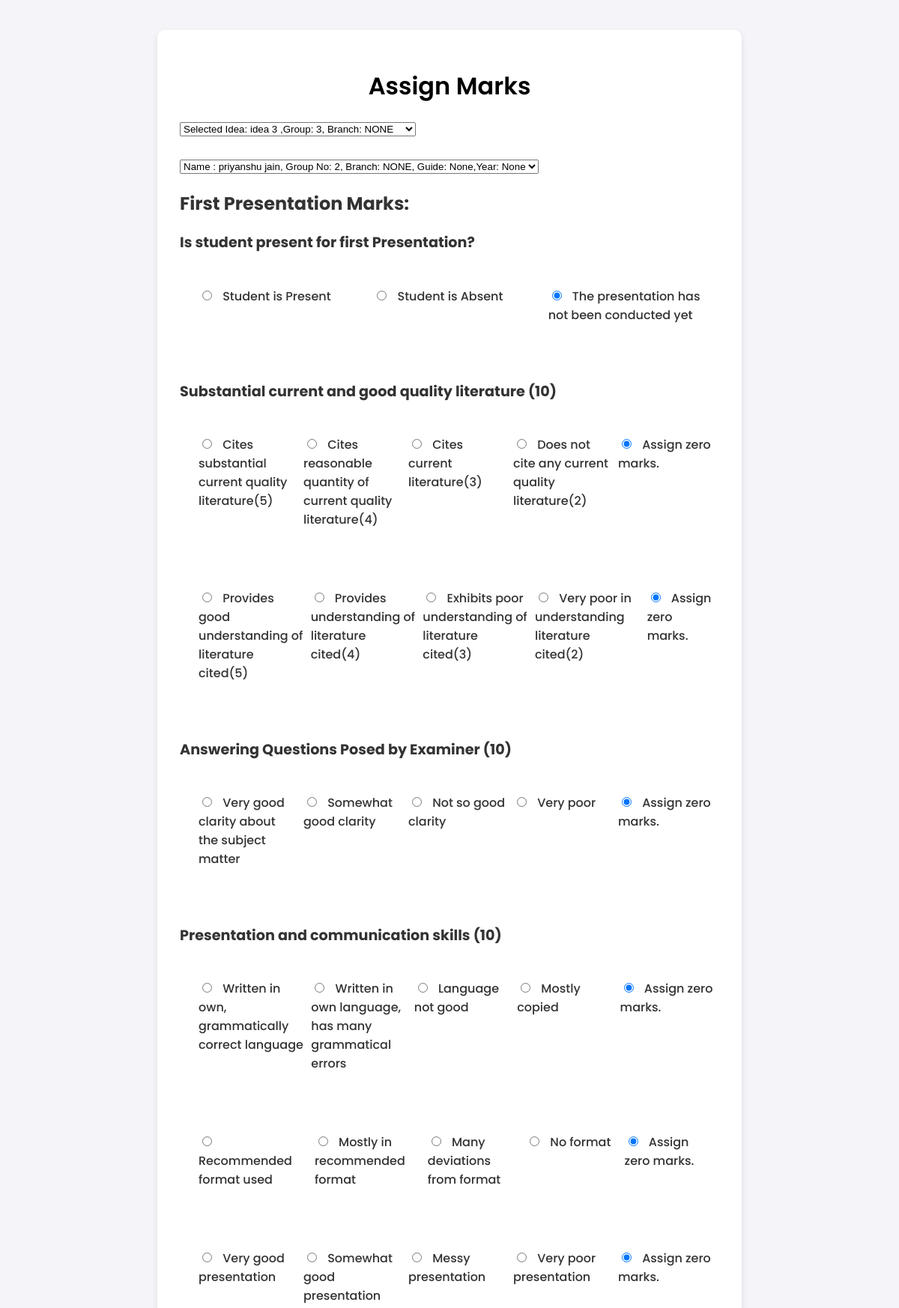
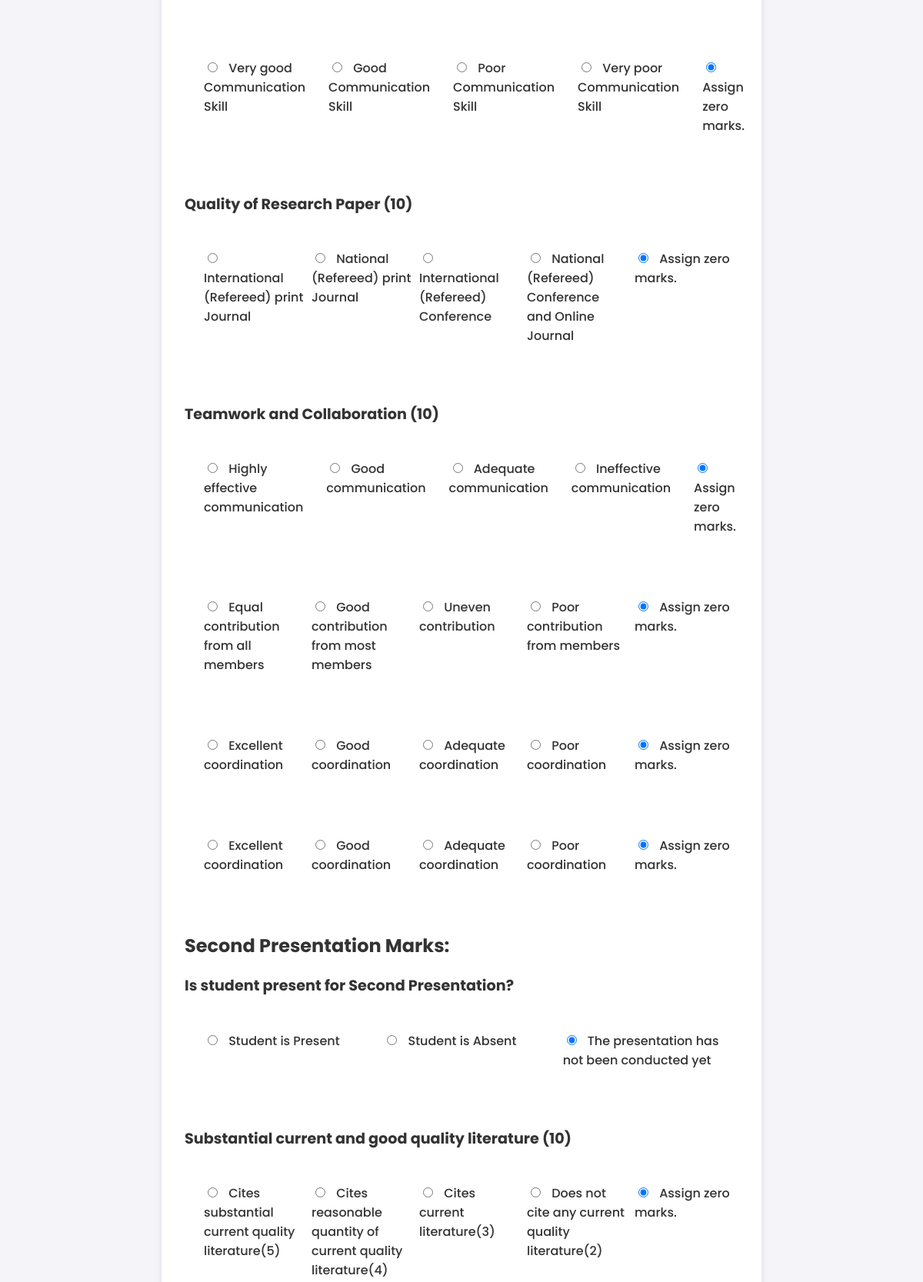
The page /update_view/20 (upper part) on the database its author committed (2 pictures, top to bottom).
### present/models.py (models this page shows, shortened)
class FinalMarksEvaluation(models.Model):
    final_marks_evaluation = models.ForeignKey(final_idea, on_delete=models.CASCADE)
    final_marks_student = models.ForeignKey(Sy_idea_no, on_delete=models.CASCADE)
    num01 = models.CharField(max_length=60, choices=CHOICES01, default='2')
    num1 = models.CharField(max_length=60, choices=CHOICES1, default='0')
    num2 = models.CharField(max_length=60, choices=CHOICES2, default='0')
    num21 = models.CharField(max_length=60, choices=CHOICES3, default='0')
    num31 = models.CharField(max_length=60, choices=CHOICES4, default='0')
    num32 = models.CharField(max_length=60, choices=CHOICES5, default='0')
    num33 = models.CharField(max_length=60, choices=CHOICES6, default='0')
    num34 = models.CharField(max_length=60, choices=CHOICES7, default='0')
    num41 = models.CharField(max_length=60, choices=CHOICES8, default='0')
    num51 = models.CharField(max_length=60, choices=CHOICES9, default='0')
    num52 = models.CharField(max_length=60, choices=CHOICES10, default='0')
    num53 = models.CharField(max_length=60, choices=CHOICES11, default='0')
    num54 = models.CharField(max_length=60, choices=CHOICES12, default='0')
    p2_num01 = models.CharField(max_length=60, choices=CHOICES01, default='2')
    p2_num1 = models.CharField(max_length=60, choices=CHOICES1, default='0')
    p2_num2 = models.CharField(max_length=60, choices=CHOICES2, default='0')
    p2_num21 = models.CharField(max_length=60, choices=CHOICES3, default='0')
    p2_num31 = models.CharField(max_length=60, choices=CHOICES4, default='0')
    p2_num32 = models.CharField(max_length=60, choices=CHOICES5, default='0')
    p2_num33 = models.CharField(max_length=60, choices=CHOICES6, default='0')
    p2_num34 = models.CharField(max_length=60, choices=CHOICES7, default='0')
    p2_num41 = models.CharField(max_length=60, choices=CHOICES8, default='0')
    p2_num51 = models.CharField(max_length=60, choices=CHOICES9, default='0')
    p2_num52 = models.CharField(max_length=60, choices=CHOICES10, default='0')
    p2_num53 = models.CharField(max_length=60, choices=CHOICES11, default='0')
    p2_num54 = models.CharField(max_length=60, choices=CHOICES12, default='0')
    p3_num01 = models.CharField(max_length=60, choices=CHOICES01, default='2')
    p3_num1 = models.CharField(max_length=60, choices=CHOICES1, default='0')
    p3_num2 = models.CharField(max_length=60, choices=CHOICES2, default='0')
    p3_num21 = models.CharField(max_length=60, choices=CHOICES3, default='0')
    p3_num31 = models.CharField(max_length=60, choices=CHOICES4, default='0')
    p3_num32 = models.CharField(max_length=60, choices=CHOICES5, default='0')
    p3_num33 = models.CharField(max_length=60, choices=CHOICES6, default='0')
    p3_num34 = models.CharField(max_length=60, choices=CHOICES7, default='0')
    p3_num41 = models.CharField(max_length=60, choices=CHOICES8, default='0')
    p3_num51 = models.CharField(max_length=60, choices=CHOICES9, default='0')
    p3_num52 = models.CharField(max_length=60, choices=CHOICES10, default='0')
    p3_num53 = models.CharField(max_length=60, choices=CHOICES11, default='0')
    p3_num54 = models.CharField(max_length=60, choices=CHOICES12, default='0')
    p4_num01 = models.CharField(max_length=60, choices=CHOICES01, default='2')
    p4_num1 = models.CharField(max_length=60, choices=CHOICES1, default='0')
    p4_num2 = models.CharField(max_length=60, choices=CHOICES2, default='0')
    p4_num21 = models.CharField(max_length=60, choices=CHOICES3, default='0')
    p4_num31 = models.CharField(max_length=60, choices=CHOICES4, default='0')
    p4_num32 = models.CharField(max_length=60, choices=CHOICES5, default='0')
    p4_num33 = models.CharField(max_length=60, choices=CHOICES6, default='0')
    p4_num34 = models.CharField(max_length=60, choices=CHOICES7, default='0')
    p4_num41 = models.CharField(max_length=60, choices=CHOICES8, default='0')
    p4_num51 = models.CharField(max_length=60, choices=CHOICES9, default='0')
    p4_num52 = models.CharField(max_length=60, choices=CHOICES10, default='0')
    p4_num53 = models.CharField(max_length=60, choices=CHOICES11, default='0')
    p4_num54 = models.CharField(max_length=60, choices=CHOICES12, default='0')
    oral_practical = models.IntegerField(default=0)

### present/views.py (the view)
# urls.py: path('update_view/<id>', views.update_view, name='update_view'),
def update_view(request, id):
    evaluation = get_object_or_404(FinalMarksEvaluation, pk=id)
    if request.method == "POST":
        form = FinalMarksEvaluationForm(request.POST, instance=evaluation)
        if form.is_valid():
            evaluation = form.save(commit=False)
            evaluation.save()
            return redirect('evaluation_list')
        else:
            print(form.errors)  # Debug form errors
            print(request.POST)  # Debug POST data
    else:
        form = FinalMarksEvaluationForm(instance=evaluation)
        if hasattr(evaluation, 'sy_idea') and evaluation.sy_idea:
            form.fields['sy_idea_no'].initial = evaluation.sy_idea.sy_grp_no
    return render(request, 'myapp/evaluation_edit.html', {'form': form})

### present/models.py (called while the page is built)
    def get_choices_guide(self):
        return dict(self.CHOICES_GUIDE).get(self.choices_guide, 'Unknown')

    def get_choices_branch(self):
        return dict(self.CHOICES_BRANCH).get(self.choices_branch, 'Unknown')

    def get_choices_year(self):
        return dict(self.CHOICES_YEAR).get(self.choices_year, 'Unknown')

    def __str__(self):
        return f'Name : {self.sy_name}, Group No: {self.sy_group_no.Add_sy_group_no}, Branch: {self.sy_group_no.get_choices_branch()}, Guide: {self.sy_group_no.get_choices_guide()},Year: {self.sy_group_no.get_choices_year()}'

    def __str__(self):
        return f' Selected Idea: {self.selected_idea} ,Group: {self.final_title.Add_sy_group_no}, Branch: {self.final_title.get_choices_branch()}'

### present/myapp/templates/myapp/evaluation_edit.html (shortened to what this page needs)
<!DOCTYPE html>
<html lang="en">
<head>
</head>
<body>
    <div class="container">
        <h1>Assign Marks</h1>
        {% load static %}
        <link rel="stylesheet" href="{% static 'css/add.css' %}">
        <form method="post">
            {{ form.final_marks_evaluation }}
            <br>
            <br>
            {{ form.final_marks_student }}
            <h2>First Presentation Marks:</h2>
            <h3>Is student present for first Presentation?</h3>
            <div class="radio-group"><div>{{ form.num01 }}</div></div>
            <h3>Substantial current and good quality literature (10)</h3>
            <div class="radio-group"><div>{{ form.num1 }}</div></div>
            <div class="radio-group"><div>{{ form.num2 }}</div></div>
            <h3>Answering Questions Posed by Examiner (10)</h3>
            <div class="radio-group"><div>{{ form.num21 }}</div></div>
            <h3>Presentation and communication skills (10)</h3>
            <div class="radio-group"><div>{{ form.num31 }}</div></div>
            <div class="radio-group"><div>{{ form.num32 }}</div></div>
            <div class="radio-group"><div>{{ form.num33 }}</div></div>
            <div class="radio-group"><div>{{ form.num34 }}</div></div>
            <h3>Quality of Research Paper (10)</h3>
            <div class="radio-group"><div>{{ form.num41 }}</div></div>
            <h3>Teamwork and Collaboration (10)</h3>
            <div class="radio-group"><div>{{ form.num51 }}</div></div>
            <div class="radio-group"><div>{{ form.num52 }}</div></div>
            <div class="radio-group"><div>{{ form.num53 }}</div></div>
            <div class="radio-group"><div>{{ form.num54 }}</div></div>
            <h2>Second Presentation Marks:</h2>
            <h3>Is student present for Second Presentation?</h3>
            <div class="radio-group"><div>{{ form.p2_num01 }}</div></div>
            <h3>Substantial current and good quality literature (10)</h3>
            <div class="radio-group"><div>{{ form.p2_num1 }}</div></div>
<br>
<br>
<br>
        </form>
    </div>
</body>
</html>

### present/myapp/templates/static/css/add.css (style rules this page uses)
body { font-family: "Poppins", sans-serif; background-color: #f4f4f9; color: #333; margin: 0; padding: 0; }
.container { width: 50% ; margin: 0 auto; padding: 20px; }
.radio-group { display: flex; align-items: flex-start; gap: 10px; }
.radio-group div { display: flex; flex-direction: inherit; width: 50px; padding: 5px; margin-bottom: 10px; justify-content: flex-start; }
.radio-group input[type="radio"] { margin-right: 10px; }
.radio-group label { margin: 0; flex-shrink: 0; width: 100%; align-items: center; margin: 10px; }
.radio-group div { width: 100%; }
.radio-group div input { flex-shrink: 0; }
.container h3 { margin-top: 20px; font-size: 1.2em; color: #333; }
.container { width: 60%; margin: 40px auto; padding: 30px; background-color: #fff; border-radius: 10px; box-shadow: 0 4px 8px rgba(0, 0, 0, 0.1); }
h1 { color: black; font-weight: 900; font-size: 2em; margin-bottom: 20px; text-align: center; font-weight: 600; }
label { display: block; font-weight: 500; font-size: 1em; }

### rows shown on the page
FinalMarksEvaluation: final_marks_evaluation "Selected Idea: idea 3 ,Group: 3, Branch: NONE", final_marks_student "Name : priyanshu jain, Group No: 2, Branch: NONE, Guide: None,Year: None", num01 "☐ Student is Present ☐ Student is Absent ☑ The presentation has not been", num1 "☐ Cites substantial current qual ☐ Cites reasonable quantity of c ☐ Cites current literature(3) ☐ Does not cite any current qual ☑ Assign zero marks.", num2 "☐ Provides good understanding of ☐ Provides understanding of lite ☐ Exhibits poor understanding of ☐ Very poor in understanding lit ☑ Assign zero marks.", num21 "☐ Very good clarity about the su ☐ Somewhat good clarity ☐ Not so good clarity ☐ Very poor ☑ Assign zero marks.", num31 "☐ Written in own, grammatically ☐ Written in own language, has m ☐ Language not good ☐ Mostly copied ☑ Assign zero marks.", num32 "☐ Recommended format used ☐ Mostly in recommended format ☐ Many deviations from format ☐ No format ☑ Assign zero marks.", num33 "☐ Very good presentation ☐ Somewhat good presentation ☐ Messy presentation ☐ Very poor presentation ☑ Assign zero marks.", num34 "☐ Very good Communication Skill ☐ Good Communication Skill ☐ Poor Communication Skill ☐ Very poor Communication Skill ☑ Assign zero marks.", num41 "☐ International (Refereed) print ☐ National (Refereed) print Jour ☐ International (Refereed) Confe ☐ National (Refereed) Conference ☑ Assign zero marks.", num51 "☐ Highly effective communication ☐ Good communication ☐ Adequate communication ☐ Ineffective communication ☑ Assign zero marks.", num52 "☐ Equal contribution from all me ☐ Good contribution from most me ☐ Uneven contribution ☐ Poor contribution from members ☑ Assign zero marks.", num53 "☐ Excellent coordination ☐ Good coordination ☐ Adequate coordination ☐ Poor coordination ☑ Assign zero marks.", num54 "☐ Excellent coordination ☐ Good coordination ☐ Adequate coordination ☐ Poor coordination ☑ Assign zero marks.", p2_num01 "☐ Student is Present ☐ Student is Absent ☑ The presentation has not been", p2_num1 "☐ Cites substantial current qual ☐ Cites reasonable quantity of c ☐ Cites current literature(3) ☐ Does not cite any current qual ☑ Assign zero marks."
